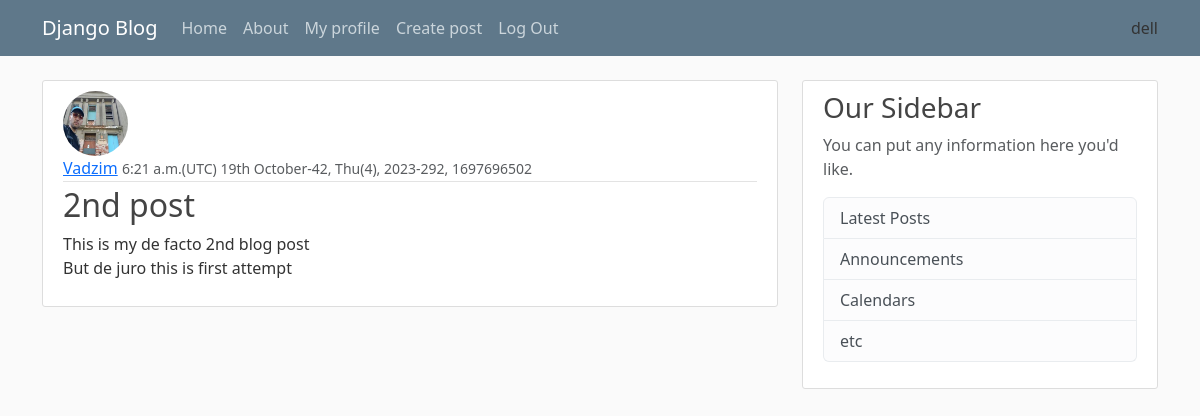
Page /post/1/ (signed in) on the committed database.
### blog/models.py (models this page shows, shortened)
class Post(models.Model):
    title = models.CharField(max_length=100)
    content=models.TextField()
    date_posted = models.DateTimeField(default=timezone.now)
    author = models.ForeignKey(User,  on_delete = models.CASCADE)

### users/models.py (models this page shows, shortened)
class Profile(models.Model):
    user = models.OneToOneField(User, on_delete=models.CASCADE)
    picture = models.ImageField(default='picture.jpg', upload_to='profile_pics')

### blog/views.py (the view)
# urls.py: path('post/<int:pk>/', views.Post_view.as_view(), name = 'post'),
class Post_view(DetailView):
    model = Post

### blog/templates/blog/post_detail.html (shortened to what this page needs)
{% extends "blog/base.html" %}
{% block content %}
  <article class="media content-section">
    <img class="rounded-circle article-img" src="{{ object.author.profile.picture.url }}">
    <div class="media-body">
      <div class="article-metadata">
        <a class="mr-2" href="{% url 'user-posts' object.author.username %}">{{ post.author }}</a>
        <small class="text-muted">{{ object.date_posted|date:"P(e) dS E-W, D(w), o-z, U" }}</small>
      </div>
      <h2 class="article-title">{{ object.title }}</h2>
      <p class="article-content">{{ object.content }}</p>
    </div>
  </article>
{% endblock content %}

### blog/templates/blog/base.html (shortened to what this page needs)
{% load static %}
<!DOCTYPE html>
<html>
<head>
    <link href="https://cdn.jsdelivr.net/npm/bootstrap@5.3.1/dist/css/bootstrap.min.css" rel="stylesheet"
>
    <link rel="stylesheet" type="text/css" href="{% static 'blog/main.css' %}">
</head>
<body>
    <header class="site-header">
        <nav class="navbar navbar-expand-md navbar-dark bg-steel fixed-top">
            <div class="container">
                <a class="navbar-brand mr-4" href="{% url 'blog-home' %}">Django Blog</a>
                <div class="collapse navbar-collapse" id="navbarToggle">
                    <div class="navbar-nav mr-auto">
                        <a class="nav-item nav-link" href="{% url 'blog-home' %}">Home</a>
                        <a class="nav-item nav-link" href="{% url 'blog-about' %}">About</a>
                    </div>
                    {% if not user.is_authenticated %}
                    <div class="navbar-nav">
                        <a class="nav-item nav-link" href="{% url 'login' %}">Login</a>
                        <a class="nav-item nav-link" href=" {% url 'userregister' %}">Register</a>
                    </div>
                    {% else %}
                    <div class="navbar-nav">
                        <a class="nav-item nav-link" href="{% url 'profil'|slugify %}">My profile</a>
                        <a class="nav-item nav-link" href="{% url 'create-post' %}">Create post</a>
                        <a class="nav-item nav-link" href=" {% url 'logout' %}">Log Out</a>
                    </div>
                    {% endif %}
                </div>
                {{ user.username }}
            </div>
        </nav>
    </header>
    <main role="main" class="container">
        <div class="row">
            <div class="col-md-8">
                {% block content %}{% endblock %}
            </div>
            <div class="col-md-4">
                <div class="content-section">
                    <h3>Our Sidebar</h3>
                    <p class='text-muted'>You can put any information here you'd like.
                    <ul class="list-group">
                        <li class="list-group-item list-group-item-light">Latest Posts</li>
                        <li class="list-group-item list-group-item-light">Announcements</li>
                        <li class="list-group-item list-group-item-light">Calendars</li>
                        <li class="list-group-item list-group-item-light">etc</li>
                    </ul>
                    </p>
                </div>
            </div>
        </div>
    </main>
</body>
</html>

### blog/static/blog/main.css (style rules this page uses)
body { background: #fafafa; color: #333333; margin-top: 5rem; }
h1, h2, h3, h4, h5, h6 { color: #444444; }
ul { margin: 0; }
.bg-steel { background-color: #5f788a; }
.site-header .navbar-nav .nav-link { color: #cbd5db; }
.content-section { background: #ffffff; padding: 10px 20px; border: 1px solid #dddddd; border-radius: 3px; margin-bottom: 20px; }
.article-title { color: #444444; }
.article-content { white-space: pre-line; }
.article-img { height: 65px; width: 65px; margin-right: 16px; }
.article-metadata { padding-bottom: 1px; margin-bottom: 4px; border-bottom: 1px solid #e3e3e3 }

### rows in the picture
Post: author.profile.picture (picture), author "Vadzim", date_posted "6:21 a.m.(UTC) 19th October-42, Thu(4), 2023-292, 1697696502", title "2nd post", content "This is my de facto 2nd blog post But de juro this is first attempt"

### other values in the picture
{{ user.username }} "dell"
